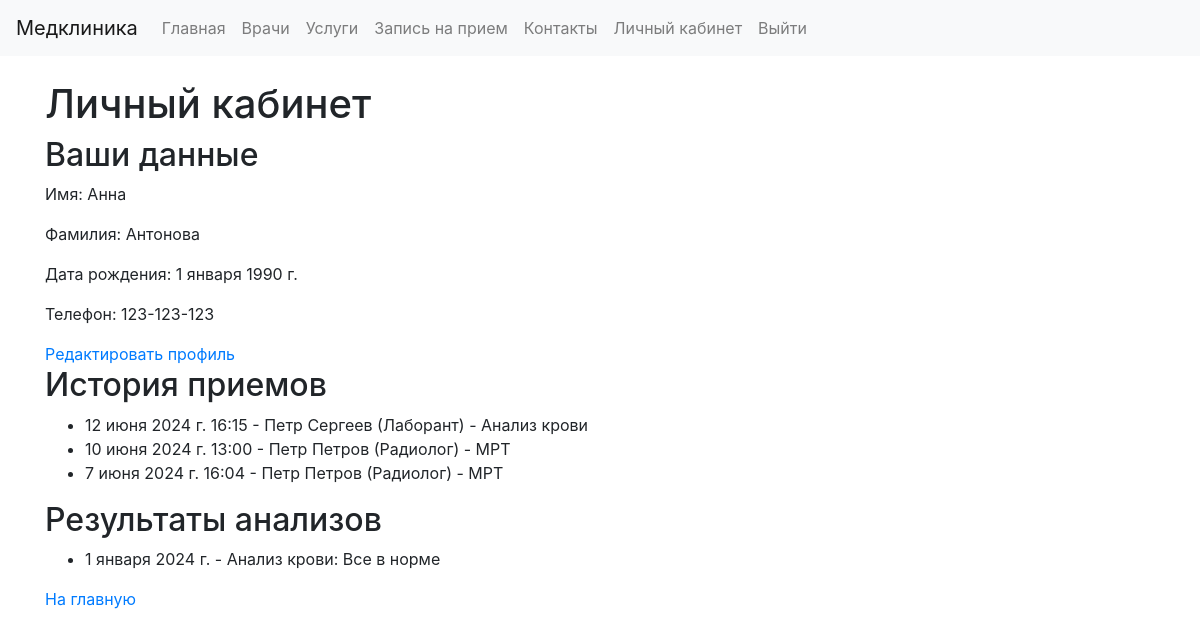
/dashboard/ (signed in), run on the app's committed database.
### clinic/models.py (models this page shows, shortened)
class Patient(models.Model):
    user = models.OneToOneField(User, verbose_name="Пользователь", on_delete=models.CASCADE)
    date_of_birth = models.DateField("Дата рождения")
    phone = models.CharField("Телефон", max_length=20)
    class Meta:
        verbose_name = "Пациент"
        verbose_name_plural = "Пациенты"

class Appointment(models.Model):
    patient = models.ForeignKey(Patient, verbose_name="Пациент", on_delete=models.CASCADE)
    doctor = models.ForeignKey(Doctor, verbose_name="Врач", on_delete=models.CASCADE)
    service = models.ForeignKey(Service, verbose_name="Услуга", on_delete=models.CASCADE, null=True, blank=True)
    date = models.DateTimeField("Дата и время")
    reason = models.TextField("Причина")
    class Meta:
        verbose_name = "Запись на прием"
        verbose_name_plural = "Записи на прием"

class Doctor(models.Model):
    first_name = models.CharField("Имя", max_length=50)
    last_name = models.CharField("Фамилия", max_length=50)
    specialization = models.CharField("Специализация", max_length=100)
    phone = models.CharField("Телефон", max_length=20)
    schedule = models.TextField("Расписание")  # Информация о расписании
    services = models.ManyToManyField('Service', verbose_name="Услуги", related_name='doctors')
    def __str__(self):
        return f"{self.first_name} {self.last_name} ({self.specialization})"
    class Meta:
        verbose_name = "Врач"
        verbose_name_plural = "Врачи"

class Service(models.Model):
    name = models.CharField("Название", max_length=100)
    description = models.TextField("Описание")
    price = models.DecimalField("Цена", max_digits=10, decimal_places=2)
    class Meta:
        verbose_name = "Услуга"
        verbose_name_plural = "Услуги"

class TestResult(models.Model):
    patient = models.ForeignKey(Patient, verbose_name="Пациент", on_delete=models.CASCADE, null=True, blank=True)
    test_name = models.CharField("Название анализа", max_length=100)
    result = models.TextField("Результат")
    date = models.DateField("Дата")
    class Meta:
        verbose_name = "Результат анализа"
        verbose_name_plural = "Результаты анализов"

### clinic/views.py (the view)
# urls.py: path('dashboard/', views.patient_dashboard, name='patient_dashboard'),
@login_required
def patient_dashboard(request):
    patient = get_object_or_404(Patient, user=request.user)
    appointments = Appointment.objects.filter(patient=patient).order_by('-date')
    test_results = patient.testresult_set.all().order_by('-date')
    if request.method == 'POST':
        patient_form = PatientForm(request.POST, instance=patient)
        if patient_form.is_valid():
            patient_form.save()
            return redirect('patient_dashboard')
    else:
        patient_form = PatientForm(instance=patient)
    return render(request, 'clinic/patient_dashboard.html', {
        'patient': patient,
        'appointments': appointments,
        'test_results': test_results,
        'patient_form': patient_form,
        'today': localtime(now())
    })

### clinic/templates/clinic/patient_dashboard.html (shortened to what this page needs)
{% extends 'clinic/base.html' %}
{% block content %}
    <h1>Личный кабинет</h1>
    <h2>Ваши данные</h2>
    <p>Имя: {{ patient.user.first_name }}</p>
    <p>Фамилия: {{ patient.user.last_name }}</p>
    <p>Дата рождения: {{ patient.date_of_birth }}</p>
    <p>Телефон: {{ patient.phone }}</p>
    <a href="{% url 'edit_profile' %}">Редактировать профиль</a>
    <h2>История приемов</h2>
    <ul>
        {% for appointment in appointments %}
            <li>
                {{ appointment.date }} - {{ appointment.doctor }} -
                {% if appointment.service %}
                    {{ appointment.service.name }}
                {% else %}
                    {{ appointment.reason }}
                 {% endif %}
            </li>
        {% endfor %}
    </ul>
    <h2>Результаты анализов</h2>
    <ul>
        {% for result in test_results %}
            <li>{{ result.date }} - {{ result.test_name }}: {{ result.result }}</li>
        {% endfor %}
    </ul>
    <a href="{% url 'index' %}">На главную</a>
{% endblock %}

### data on the page
Patient: user.first_name "Анна", user.last_name "Антонова", date_of_birth "1 января 1990 г.", phone "123-123-123"
Appointment: date "12 июня 2024 г. 16:15", doctor "Петр Сергеев (Лаборант)", service.name "Анализ крови"
Appointment: date "10 июня 2024 г. 13:00", doctor "Петр Петров (Радиолог)", service.name "МРТ"
Appointment: date "7 июня 2024 г. 16:04", doctor "Петр Петров (Радиолог)", service.name "МРТ"
TestResult: date "1 января 2024 г.", test_name "Анализ крови", result "Все в норме"
